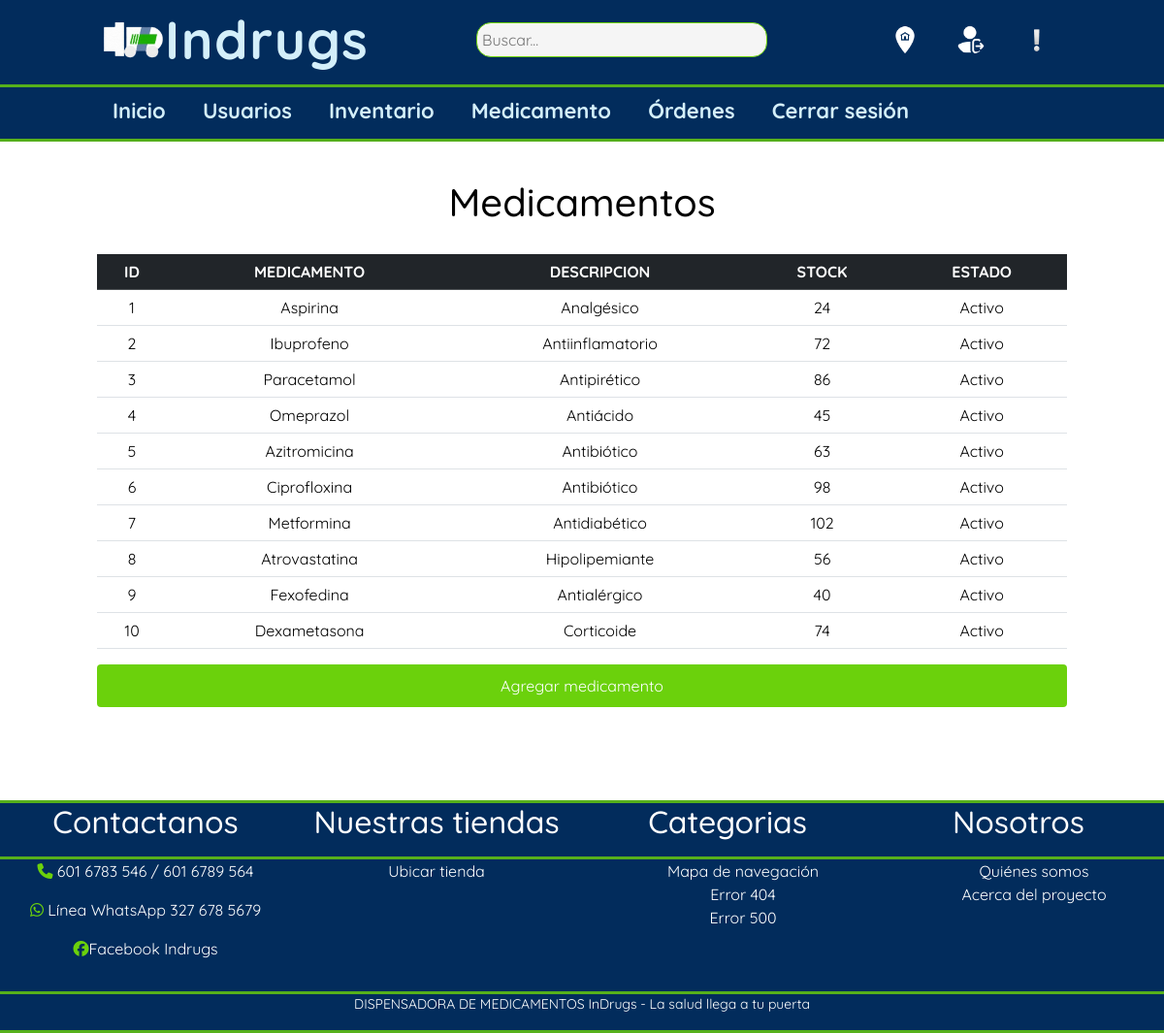
Screenshot of /INDRUGS_h/php/22.pagina_medicamento.php (signed in) with the database file from the repository.
### tables this page shows
CREATE TABLE `inventario` (
  `ID_INVENTARIO` int(11) NOT NULL,
  `FECHA_ENTRADA_INVENTARIO` datetime NOT NULL,
  `FECHA_SALIDA_INVENTARIO` datetime NOT NULL,
  `ID_MEDICAMENTOS` int(11) NOT NULL,
  `STOCK_INVENTARIO` varchar(100) NOT NULL,
  `VENCIMIENTOMED_INVENTARIO` date NOT NULL,
  `ESTADOMED_INVENTARIO` enum('ACTIVO','INACTIVO') NOT NULL
);

CREATE TABLE `medicamentos` (
  `ID_MEDICAMENTOS` int(11) NOT NULL,
  `NOMBRE_MEDICAMENTOS` varchar(45) NOT NULL,
  `DESCRIPCION_MEDICAMENTOS` varchar(45) NOT NULL
);

### INDRUGS_h/php/22.pagina_medicamento.php (the view, shortened to what this page needs)
<?php
    include("conexion.php");
    $sql = "SELECT
    m.ID_MEDICAMENTOS,
    m.NOMBRE_MEDICAMENTOS,
    m.DESCRIPCION_MEDICAMENTOS,
    i.STOCK_INVENTARIO,
    i.ESTADOMED_INVENTARIO
    FROM medicamentos m
    LEFT JOIN inventario i ON m.ID_MEDICAMENTOS = i.ID_MEDICAMENTOS;";
    $result= $conexion->query($sql);
    ?>
<!DOCTYPE html>
<html>
<head>
    <link href="https://cdn.jsdelivr.net/npm/bootstrap@5.3.3/dist/css/bootstrap.min.css" rel="stylesheet">
	<link rel="stylesheet" href="../css/1.estilos_pagina_inicio.css">
    <link rel="stylesheet" href="../css/menu_usuarios.css">
</head>
<body>
	<header class="cabeza_indrugs">
        <div class="contenedeor_cabeza logo_nav_items">
            <a href="#" class="logo"><img class="img_indrugs_logo" src="../imagenes/logo.png">Indrugs</a>
            <a href="#"><input type="search" placeholder="Buscar..." id="buscador"></a>
            <nav class="navegacion_1">
                <ul class="barra_1">
                    <li id="items_barra1"><a href="7.pagina_sobre_nosotros.html" id="enlaces_barra1"><img id="iconos"src="../Iconos/ubicacion.png"></a></li>
                     <li id="items_barra1"><a href="2.pagina_inicio_sesion.html" id="enlaces_barra1"><img id="iconos"src="../Iconos/icons8-cerrar-sesión-96.png"></a></li>
                     <li id="items_barra1"><a href="5.pagina_pqrs.html" id="enlaces_barra1"><img id="iconos"src="../Iconos/alerta.png"></a></li>
                 </ul>
             </nav>
         </div>
         <hr class="linea_separación">
         <div class="contenedeor_cabeza logo_nav_items">
             <nav class="menu">
                 <ul class="barra_2">
                     <li id="items_barra"><a id="enlaces_barra" href="../20.pagina_principal_administrador.html">Inicio</a></li>
                     <li id="items_barra"><a id="enlaces_barra" href="21.pagina_usuarios.php">Usuarios</a></li>
                     <li id="items_barra"><a id="enlaces_barra" href="17.pagina_inventario.php">Inventario</a></li>
                     <li id="items_barra"><a id="enlaces_barra" href="22.pagina_medicamento.php">Medicamento</a></li>
                     <li id="items_barra"><a id="enlaces_barra" href="18.pagina_orden_admin.php">Órdenes</a></li>
                     <li id="items_barra"><a id="enlaces_barra" href="../index.html">Cerrar sesión</a></li>
                 </ul>
             </nav>
        </div>
        <hr class="linea_separación">
    </header>
    <main class="cuerpo_indrugs">
        <div class="contenido">
            <h1 class="tabla_usuarios">Medicamentos</h1>
            <?php  if($result->num_rows > 0){
                echo "<table id=\"tabla1\" class=\"table\">
                <thead class=\"table-dark\">
                    <tr>
                        <th>ID</th>
                        <th>MEDICAMENTO</th>
                        <th>DESCRIPCION</th>
                        <th>STOCK</th>
                        <th>ESTADO</th>
                    </tr>
                </thead>
                <tbody>
                ";
                while ($row = $result->fetch_assoc()) {
                $estadoTexto = strtoupper($row['ESTADOMED_INVENTARIO']) === 'ACTIVO' ? 'Activo' : 'Inactivo';
                    echo "
                    <tr>
                        <td>{$row['ID_MEDICAMENTOS']}</td>
                        <td>{$row['NOMBRE_MEDICAMENTOS']}</td>
                        <td>{$row['DESCRIPCION_MEDICAMENTOS']}</td>
                        <td>{$row['STOCK_INVENTARIO']}</td>
                        <td>{$estadoTexto}</td>
                    </tr>";
                } echo "</tbody></table>";
            } else {
                echo "No hay datos.";
                }?>
                <a href="../23.agregar_medicamentos.html"><button class="btn btn-primary">Agregar medicamento</button></a>
        </div>
    </main>
        <footer class="pie-pagina">
	<hr class="linea_separación">
        <div class="grupo-1">
            <div class="box">
                    <h2>Contactanos</h2>
                    <hr class="linea_separación">
                    <p><i class="fa-solid fa-phone" style="color: #6bd10c;"></i> 601 6783 546 / 601 6789 564</p>
                    <p><i class="fa-brands fa-whatsapp" style="color: #6bd10c;"></i> Línea WhatsApp 327 678 5679</p>
                    <p><i class="fa-brands fa-facebook" style="color: #6bd10c;"></i>Facebook Indrugs</p>
                </div>
            <div class="box">
                <h2>Nuestras tiendas</h2>
                <hr class="linea_separación"><p> Ubicar tienda  </p>
            </div>
            <div class="box">
                <h2> Categorias </h2>
                <hr class="linea_separación">
                <ul  class="lista_mapa_nav">
                    <li><a class="mapa_nav" href="../10.pagina_mapa_nav.html">Mapa de navegación</a></li>
                    <li><a class="mapa_nav" href="../404.html">Error 404</a></li>
                    <li><a class="mapa_nav" href="../500.html">Error 500</a></li>
                </ul>
            </div>
            <div class="box">
                <h2> Nosotros</h2>
                <hr class="linea_separación"><ul  class="lista_mapa_nav">
                    <li><a class="mapa_nav" href="../7.pagina_sobre_nosotros.html">Quiénes somos</a></li>
                    <li><a class="mapa_nav" href="../7.pagina_sobre_nosotros.html">Acerca del proyecto</a></li>
                </ul>
            </div>
        </div>
        <div class="grupo-2">
            <hr class="linea_separación">
            <small>DISPENSADORA DE MEDICAMENTOS InDrugs - La salud llega a tu puerta</small>
        </div>
    </footer>
</body>
</html>

### INDRUGS_h/css/1.estilos_pagina_inicio.css (style rules this page uses)
html { scroll-behavior: smooth; }
body { font-family: Quicksand; margin: 0; }
.linea_separación { height: 0.2rem; background-color:#6bd10c; color: #6bd10c; margin-bottom: 0; opacity: 0.8; }
.contenedeor_cabeza { width: 100%; max-width: 1000px; margin: 0 auto; margin-bottom: -1%; }
.logo_nav_items { display: flex; justify-content: space-between; align-items: center; flex-wrap: wrap; }
.cabeza_indrugs { background-color: #022c5c; color:rgb(212, 239, 250); position: fixed; top: 0; width: 100%; z-index: 1000; }
.img_indrugs_logo { width: 65px; margin-top: 0px; margin-left: 5px; }
.logo { letter-spacing: 0.1rem; font-size: 55px; font-weight: 900; color:rgb(212, 239, 250); text-decoration: none; }
#buscador { background-color:#f5f5f5; width: 300px; border: solid 1px rgb(107, 209, 12); border-bottom: solid 1px rgb(107, 209, 12); padding: 5px 5px 5px 5px; outline: none; border-radius: 15px; }
#iconos { width:30px; margin-top: 0px; margin-left: 0px; border-radius: 70%; }
.navegacion_1 .barra_1 { margin: 0; padding: 0; list-style: none; font-size: 22px; font-weight: 700; width: 100%; }
.navegacion_1 .barra_1 #items_barra1 { display: inline-block; }
.navegacion_1 .barra_1 #items_barra1 #enlaces_barra1 { display: block; padding: 0.5rem 1rem; transition: all 0.4s linear; border-radius: 7px; }
.menu .barra_2 { margin: 0; padding: 0; list-style: none; font-size: 22px; font-weight: 700; width: 100%; }
.menu .barra_2 #items_barra { display: inline-block; }
.menu .barra_2 #items_barra #enlaces_barra { display: block; padding: 0.5rem 1rem; transition: all 0.4s linear; border-radius: 7px; color:rgb(212, 239, 250); text-decoration: none; }
.cuerpo_indrugs { padding-top: 10rem; background-color: rgb(255, 255, 255); font-family:Quicksand; color: rgb(0, 0, 0); }
.contenido { width: 100%; max-width: 1000px; margin: 0 auto; }
img { vertical-align: baseline; }
.pie-pagina { width: 100%; background-color: rgb(2, 44, 92); margin-top: 6rem; }
.pie-pagina .grupo-1 { font-family:Quicksand; width: 100%; max-width: 1200px; margin: auto; display: grid; grid-template-columns: repeat(4, 1fr); font-family:Quicksand; color: rgb(255, 255, 255); text-align: center; }
.pie-pagina .grupo-2 { color: rgb(255, 255, 255); font-family:Quicksand; text-align: center; }
.lista_mapa_nav, .mapa_nav { list-style: none; text-decoration: none; color: rgb(255, 255, 255); font-family:Quicksand; text-align: center; }

### INDRUGS_h/css/menu_usuarios.css (style rules this page uses)
html { font-family: quicksand; }
th { text-align: center; }
tbody td { text-align: center; }
.tabla_usuarios { text-align:center; }
.btn { width: 100%; padding: 10px; background-color: rgb(107, 209, 12); color: white; border: none; border-radius: 4px; cursor: pointer; font-size: 16px; }
h1 { text-align: center; margin-bottom: 3%; font-family: Quicksand; }

### rows the page displays
inventario: ID_MEDICAMENTOS.ID_MEDICAMENTOS "1", ID_MEDICAMENTOS.NOMBRE_MEDICAMENTOS "Aspirina", ID_MEDICAMENTOS.DESCRIPCION_MEDICAMENTOS "Analgésico", STOCK_INVENTARIO "24", ESTADOMED_INVENTARIO "Activo"
inventario: ID_MEDICAMENTOS.ID_MEDICAMENTOS "2", ID_MEDICAMENTOS.NOMBRE_MEDICAMENTOS "Ibuprofeno", ID_MEDICAMENTOS.DESCRIPCION_MEDICAMENTOS "Antiinflamatorio", STOCK_INVENTARIO "72", ESTADOMED_INVENTARIO "Activo"
inventario: ID_MEDICAMENTOS.ID_MEDICAMENTOS "3", ID_MEDICAMENTOS.NOMBRE_MEDICAMENTOS "Paracetamol", ID_MEDICAMENTOS.DESCRIPCION_MEDICAMENTOS "Antipirético", STOCK_INVENTARIO "86", ESTADOMED_INVENTARIO "Activo"
inventario: ID_MEDICAMENTOS.ID_MEDICAMENTOS "4", ID_MEDICAMENTOS.NOMBRE_MEDICAMENTOS "Omeprazol", ID_MEDICAMENTOS.DESCRIPCION_MEDICAMENTOS "Antiácido", STOCK_INVENTARIO "45", ESTADOMED_INVENTARIO "Activo"
inventario: ID_MEDICAMENTOS.ID_MEDICAMENTOS "5", ID_MEDICAMENTOS.NOMBRE_MEDICAMENTOS "Azitromicina", ID_MEDICAMENTOS.DESCRIPCION_MEDICAMENTOS "Antibiótico", STOCK_INVENTARIO "63", ESTADOMED_INVENTARIO "Activo"
inventario: ID_MEDICAMENTOS.ID_MEDICAMENTOS "6", ID_MEDICAMENTOS.NOMBRE_MEDICAMENTOS "Ciprofloxina", ID_MEDICAMENTOS.DESCRIPCION_MEDICAMENTOS "Antibiótico", STOCK_INVENTARIO "98", ESTADOMED_INVENTARIO "Activo"
inventario: ID_MEDICAMENTOS.ID_MEDICAMENTOS "7", ID_MEDICAMENTOS.NOMBRE_MEDICAMENTOS "Metformina", ID_MEDICAMENTOS.DESCRIPCION_MEDICAMENTOS "Antidiabético", STOCK_INVENTARIO "102", ESTADOMED_INVENTARIO "Activo"
inventario: ID_MEDICAMENTOS.ID_MEDICAMENTOS "8", ID_MEDICAMENTOS.NOMBRE_MEDICAMENTOS "Atrovastatina", ID_MEDICAMENTOS.DESCRIPCION_MEDICAMENTOS "Hipolipemiante", STOCK_INVENTARIO "56", ESTADOMED_INVENTARIO "Activo"
inventario: ID_MEDICAMENTOS.ID_MEDICAMENTOS "9", ID_MEDICAMENTOS.NOMBRE_MEDICAMENTOS "Fexofedina", ID_MEDICAMENTOS.DESCRIPCION_MEDICAMENTOS "Antialérgico", STOCK_INVENTARIO "40", ESTADOMED_INVENTARIO "Activo"
inventario: ID_MEDICAMENTOS.ID_MEDICAMENTOS "10", ID_MEDICAMENTOS.NOMBRE_MEDICAMENTOS "Dexametasona", ID_MEDICAMENTOS.DESCRIPCION_MEDICAMENTOS "Corticoide", STOCK_INVENTARIO "74", ESTADOMED_INVENTARIO "Activo"
